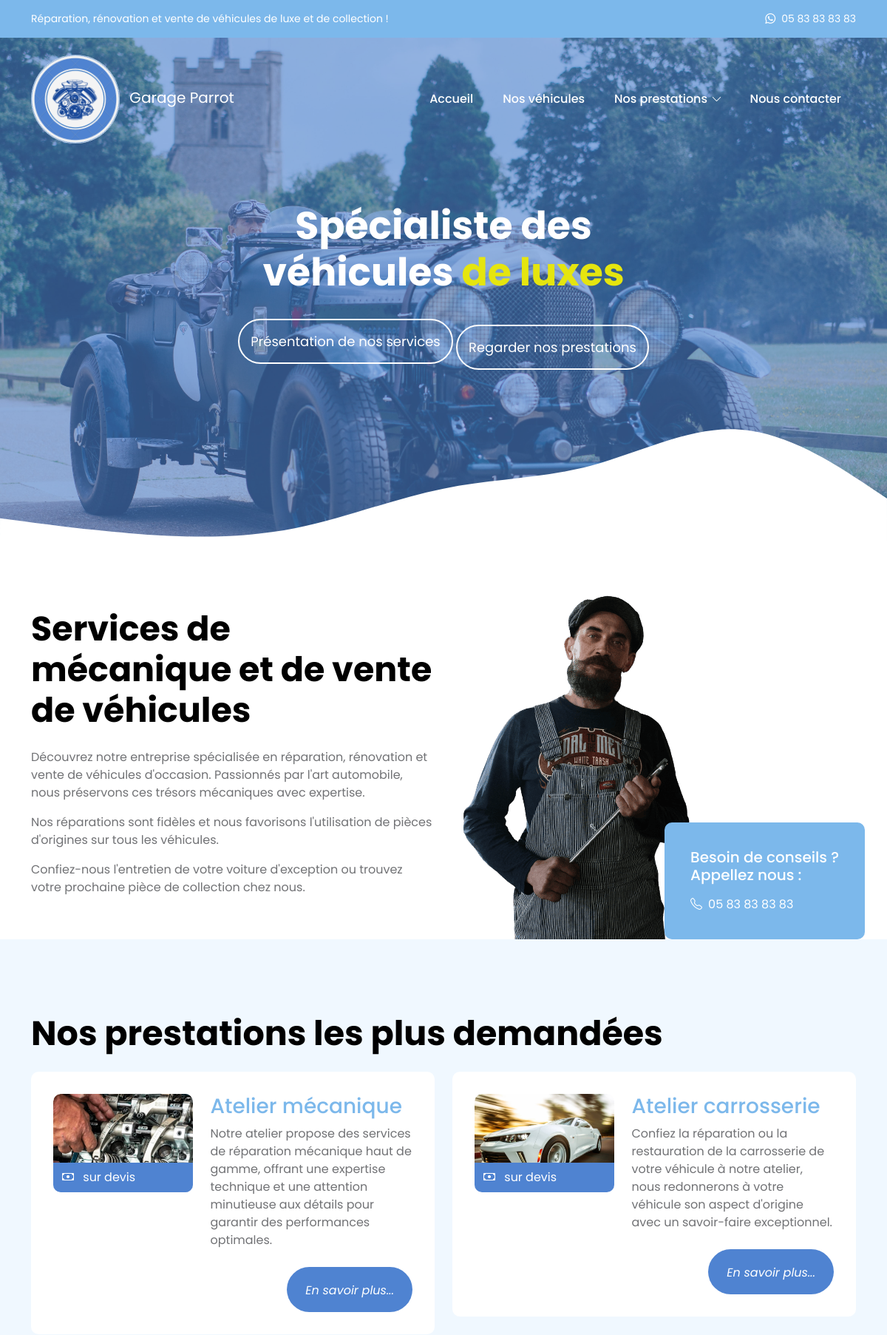
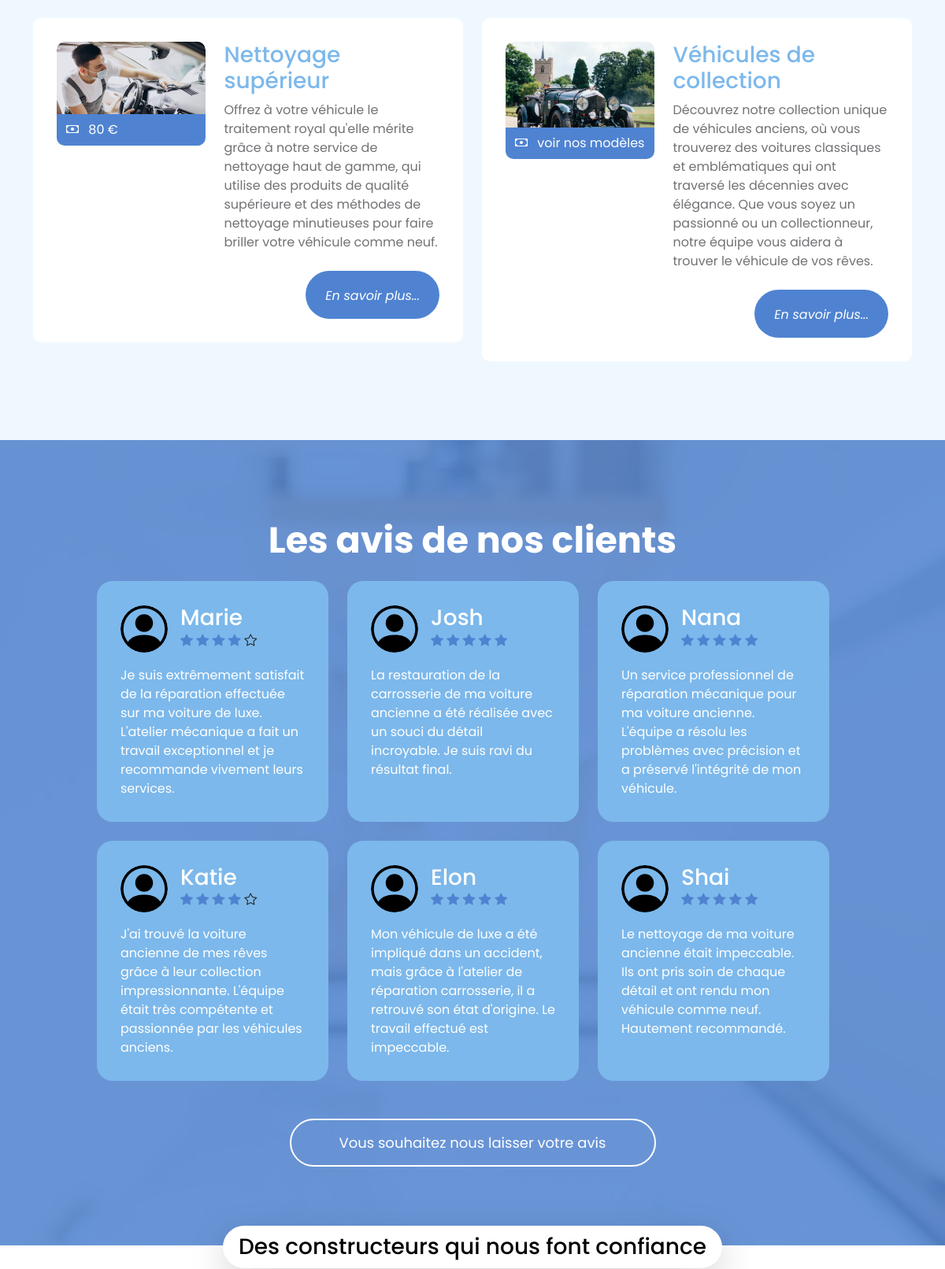
The page / (upper part) on the database its author committed (2 pictures, top to bottom).
### tables this page shows
CREATE TABLE IF NOT EXISTS `office` (
  `id` int NOT NULL AUTO_INCREMENT,
  `phone` varchar(20) DEFAULT NULL,
  `address` varchar(50) DEFAULT NULL,
  `mail` varchar(50) DEFAULT NULL,
  `days1` varchar(25) DEFAULT NULL,
  `days2` varchar(25) DEFAULT NULL,
  `hours1` varchar(25) DEFAULT NULL,
  `hours2` varchar(25) DEFAULT NULL,
  PRIMARY KEY (`id`)
);

CREATE TABLE IF NOT EXISTS `prestations` (
  `id` int NOT NULL AUTO_INCREMENT,
  `title1` varchar(50) DEFAULT NULL,
  `pictures1` varchar(70) DEFAULT NULL,
  `pictures2` varchar(70) DEFAULT NULL,
  `textCourt` varchar(300) DEFAULT NULL,
  `underTitle1` varchar(90) DEFAULT NULL,
  `text1` varchar(300) DEFAULT NULL,
  `underTitle2` varchar(90) DEFAULT NULL,
  `text2` varchar(300) DEFAULT NULL,
  `text3` longtext,
  `price` varchar(12) DEFAULT NULL,
  `duration` varchar(10) DEFAULT NULL,
  `notation` decimal(1,1) DEFAULT NULL,
  `title2` varchar(50) DEFAULT NULL,
  PRIMARY KEY (`id`),
  KEY `notation` (`notation`)
);

CREATE TABLE IF NOT EXISTS `notice` (
  `id` int NOT NULL AUTO_INCREMENT,
  `name` varchar(50) DEFAULT NULL,
  `firstname` varchar(20) DEFAULT NULL,
  `text` longtext,
  `notation` int DEFAULT NULL,
  `statut` int DEFAULT NULL,
  `prestations` varchar(1) DEFAULT NULL,
  PRIMARY KEY (`id`)
);

### index.php (the view, shortened to what the rows shown need)
<?php
    require_once 'templates/php/head.php';
?>
<body>
    <?php
    include_once "templates/php/header.php";
    ?>
    <main>
        <section class="hero-section hero-section-full-height d-flex justify-content-center align-items-center">
            <div class="container">
                <div class="row">
                    <div class="col-lg-7 col-12 text-center mx-auto">
                        <h1 class="cd-headline rotate-1 text-white mb-4 pb-2">
                            <span>Spécialiste des véhicules</span>
                            <span class="cd-words-wrapper">
                                    <b>de luxes</b>
                            </span>
                        </h1>
                    </div>
                </div>
            </div>
        </section>
        <section class="intro-section" id="intro-section">
            <div class="container">
                <div class="row justify-content-lg-center align-items-center">
                    <div class="col-lg-6 col-12">
                        <h2 class="mb-4">Services de mécanique et de vente de véhicules</h2>
                    </div>
                    <div class="col-lg-6 col-12 custom-block-wrap">
                        <div class="custom-block d-flex flex-column">
                            <p class="d-flex mb-0">
                                <i class="bi-telephone custom-icon me-2"></i>
                                <?php
                                    include './admin/templates/php/officeConnexionBDD.php';
                                    $donnees = $rs_select->fetch(PDO::FETCH_ASSOC);
                                ?>
                                <a href="tel:<?= $donnees['phone'] ?>">
                                    <?= $donnees['phone'] ?>
                                </a>
                            </p>
                        </div>
                    </div>
                </div>
            </div>
        </section>
        <section class="services-section section-padding section-bg" id="services-section">
            <div class="container">
                <div class="row">
                    <div class="col-lg-12 col-12">
                        <h2 class="mb-4">Nos prestations les plus demandées</h2>
                    </div>
                    <?PHP
                        include './admin/templates/php/prestationsConnexionBDD.php';
                        while($donnees = $rs_select->fetch(PDO::FETCH_ASSOC)) {
                            $prestationID = $donnees['id'];
                    ?>
                        <div class="col-lg-6 col-12">
                            <div class="services-thumb">
                                <div class="row">
                                    <div class="col-lg-5 col-md-5 col-12">
                                        <div class="services-image-wrap">
                                            <a href="prestationsDetails.php?id=<?= $prestationID; ?>">
                                                <img src="<?= $donnees['pictures1']; ?>" class="services-image img-fluid" alt="">
                                                <div class="services-icon-wrap">
                                                    <div class="d-flex justify-content-between align-items-center">
                                                        <p class="text-white mb-0">
                                                            <i class="bi-cash me-2"></i> <?= $donnees['price']; ?>
                                                        </p>
                                                    </div>
                                                </div>
                                            </a>
                                        </div>
                                    </div>
                                    <div class="col-lg-7 col-md-7 col-12 d-flex align-items-center">
                                        <div class="services-info mt-4 mt-lg-0 mt-md-0">
                                            <h4 class="services-title mb-1 mb-lg-2">
                                                <a class="services-title-link" href="prestationsDetails.php?id=<?= $prestationID; ?>"><?= $donnees['title1']; ?></a>
                                            </h4>
                                            <p><?= $donnees['textCourt']; ?></p>
                                            <div class="d-flex flex-wrap align-items-center">
                                                <a href="prestationsDetails.php?id=<?= $prestationID; ?>" class="custom-btn btn button button--atlas mt-2 ms-auto">
                                                    <div class="marquee" aria-hidden="true">
                                                        <div class="marquee__inner">
                                                            <span>En savoir plus...</span>
                                                        </div>
                                                    </div>
                                                </a>
                                            </div>
                                        </div>
                                    </div>
                                </div>
                            </div>
                        </div>
                    <?PHP
                        }
                    ?>
                </div>
            </div>
        </section>
        <section id="opinions" class="testimonial-section section-padding section-bg">
            <div class="container d-flex justify-content-center">
                <div class="row vw-100">
                    <div class="col-lg-12 col-12 text-center">
                        <h2 class="text-white mb-4">Les avis de nos clients</h2>
                    </div>
                    <div class="d-flex row-cols-3 flex-wrap justify-content-center align-content-center vw-100">
                        <?php
                            include 'admin/templates/php/opinionsConnexionBDD.php';
                            while($donnees = $rs_select->fetch(PDO::FETCH_ASSOC)) {
                                if ($donnees['statut'] == null || $donnees['statut'] == 2) {
                                } else {
                        ?>
                        <div class="featured-block col-12 col-lg-3 me-4">
                            <div class="d-flex align-items-center mb-3">
                                <img src="image/avatar/person-circle.svg" class="avatar-image img-fluid">
                                <div class="ms-3">
                                    <h4 class="mb-0">
                                        <?= $donnees['firstname'];
                                        ?>
                                    </h4>
                                    <div class="reviews-icons mb-1">
                                    <?php
                                        if ($donnees['notation'] < 0.5) {
                                            echo '<i class="bi bi-star"></i>
                                            <i class="bi bi-star"></i>
                                            <i class="bi bi-star"></i>
                                            <i class="bi bi-star"></i>
                                            <i class="bi bi-star"></i>';
                                        } elseif ($donnees['notation'] >= 0.5 && $donnees['notation'] < 1) {
                                            echo '<i class="bi bi-star-half"></i>
                                            <i class="bi bi-star"></i>
                                            <i class="bi bi-star"></i>
                                            <i class="bi bi-star"></i>
                                            <i class="bi bi-star"></i>';
                                        } elseif ($donnees['notation'] >= 1 && $donnees['notation'] < 1.5) {
                                            echo '<i class="bi-star-fill"></i>
                                            <i class="bi bi-star"></i>
                                            <i class="bi bi-star"></i>
                                            <i class="bi bi-star"></i>
                                            <i class="bi bi-star"></i>';
                                        } elseif ($donnees['notation'] >= 1.5 && $donnees['notation'] < 2) {
                                            echo '<i class="bi-star-fill"></i>
                                            <i class="bi-star-half"></i>
                                            <i class="bi bi-star"></i>
                                            <i class="bi bi-star"></i>
                                            <i class="bi bi-star"></i>';
                                        } elseif ($donnees['notation'] >= 2 && $donnees['notation'] < 2.5) {
                                            echo '<i class="bi-star-fill"></i>
                                            <i class="bi-star-fill"></i>
                                            <i class="bi bi-star"></i>
                                            <i class="bi bi-star"></i>
                                            <i class="bi bi-star"></i>';
                                        } elseif ($donnees['notation'] >= 2.5 && $donnees['notation'] < 3) {
                                            echo '<i class="bi-star-fill"></i>
                                            <i class="bi-star-fill"></i>
                                            <i class="bi-star-half"></i>
                                            <i class="bi bi-star"></i>
                                            <i class="bi bi-star"></i>';
                                        } elseif ($donnees['notation'] >= 3 && $donnees['notation'] < 3.5) {
                                            echo '<i class="bi-star-fill"></i>
                                            <i class="bi-star-fill"></i>
                                            <i class="bi-star-fill"></i>
                                            <i class="bi bi-star"></i>
                                            <i class="bi bi-star"></i>';
                                        } elseif ($donnees['notation'] >= 3.5 && $donnees['notation'] < 4) {
                                            echo '<i class="bi-star-fill"></i>
                                            <i class="bi-star-fill"></i>
                                            <i class="bi-star-fill"></i>
                                            <i class="bi-star-half"></i>
                                            <i class="bi bi-star"></i>';
                                        } elseif ($donnees['notation'] >= 4 && $donnees['notation'] < 4.5) {
                                            echo '<i class="bi-star-fill"></i>
                                            <i class="bi-star-fill"></i>
                                            <i class="bi-star-fill"></i>
                                            <i class="bi-star-fill"></i>
                                            <i class="bi bi-star"></i>';
                                        } elseif ($donnees['notation'] >= 4.5 && $donnees['notation'] < 5) {
                                            echo '<i class="bi-star-fill"></i>
                                            <i class="bi-star-fill"></i>
                                            <i class="bi-star-fill"></i>
                                            <i class="bi-star-fill"></i>
                                            <i class="bi bi-star-half"></i>';
                                        } elseif ($donnees['notation'] == 5) {
                                            echo '<i class="bi-star-fill"></i>
                                            <i class="bi-star-fill"></i>
                                            <i class="bi-star-fill"></i>
                                            <i class="bi-star-fill"></i>
                                            <i class="bi-star-fill"></i>';
                                        }
                                    ?>
                                    </div>
                                </div>
                            </div>
                            <p class="mb-0"><?= $donnees['text'] ?>
                            </p>
                        </div>
                        <?PHP
                            }}
                        ?>
                    </div>
                </div>
            </div>
        </section>
    </main>
</body>
</html>

### templates/php/header.php (shortened to what the rows shown need)
<?php
    include 'admin/templates/php/config.php';
    include_once 'admin/templates/php/officeConnexionBDD.php';
?>
<header class="site-header" id="header-page">
        <section class="container">
            <div class="row">
                <div class="col-lg-12 col-12 d-flex flex-wrap">
                    <?php
                        $donnees = $rs_select->fetch(PDO::FETCH_ASSOC);
                    ?>
                    <p class="site-header-icon-wrap text-white d-flex mb-0 ms-auto">
                        <i class="site-header-icon bi-whatsapp me-2"></i>
                        <a href="tel:<?= $donnees['phone'] ?>" class="text-white">
                            <?= $donnees['phone'] ?>
                        </a>
                    </p>
                </div>
            </div>
        </section>
    </header>

### rows shown on the page
office: phone "05 83 83 83 83"
prestations: pictures1 (picture), price "sur devis", title1 "Atelier mécanique", textCourt "Notre atelier propose des services de réparation mécanique haut de gamme, offrant une expertise technique et une attention minutieuse aux détails pour garantir des performances optimales."
prestations: pictures1 (picture), price "sur devis", title1 "Atelier carrosserie", textCourt "Confiez la réparation ou la restauration de la carrosserie de votre véhicule à notre atelier, nous redonnerons à votre véhicule son aspect d'origine avec un savoir-faire exceptionnel."
prestations: pictures1 (picture), price "80 €", title1 "Nettoyage supérieur", textCourt "Offrez à votre véhicule le traitement royal qu'elle mérite grâce à notre service de nettoyage haut de gamme, qui utilise des produits de qualité supérieure et des méthodes de nettoyage minutieuses pour faire briller votre véhicule comme neuf."
notice: firstname "Marie", text "Je suis extrêmement satisfait de la réparation effectuée sur ma voiture de luxe. L'atelier mécanique a fait un travail exceptionnel et je recommande vivement leurs services."
notice: firstname "Josh", notation 5 (drawn), text "La restauration de la carrosserie de ma voiture ancienne a été réalisée avec un souci du détail incroyable. Je suis ravi du résultat final."
notice: firstname "Nana", notation 5 (drawn), text "Un service professionnel de réparation mécanique pour ma voiture ancienne. L'équipe a résolu les problèmes avec précision et a préservé l'intégrité de mon véhicule."
notice: firstname "Katie", text "J'ai trouvé la voiture ancienne de mes rêves grâce à leur collection impressionnante. L'équipe était très compétente et passionnée par les véhicules anciens."
notice: firstname "Elon", notation 5 (drawn), text "Mon véhicule de luxe a été impliqué dans un accident, mais grâce à l'atelier de réparation carrosserie, il a retrouvé son état d'origine. Le travail effectué est impeccable."
notice: firstname "Shai", notation 5 (drawn), text "Le nettoyage de ma voiture ancienne était impeccable. Ils ont pris soin de chaque détail et ont rendu mon véhicule comme neuf. Hautement recommandé."
